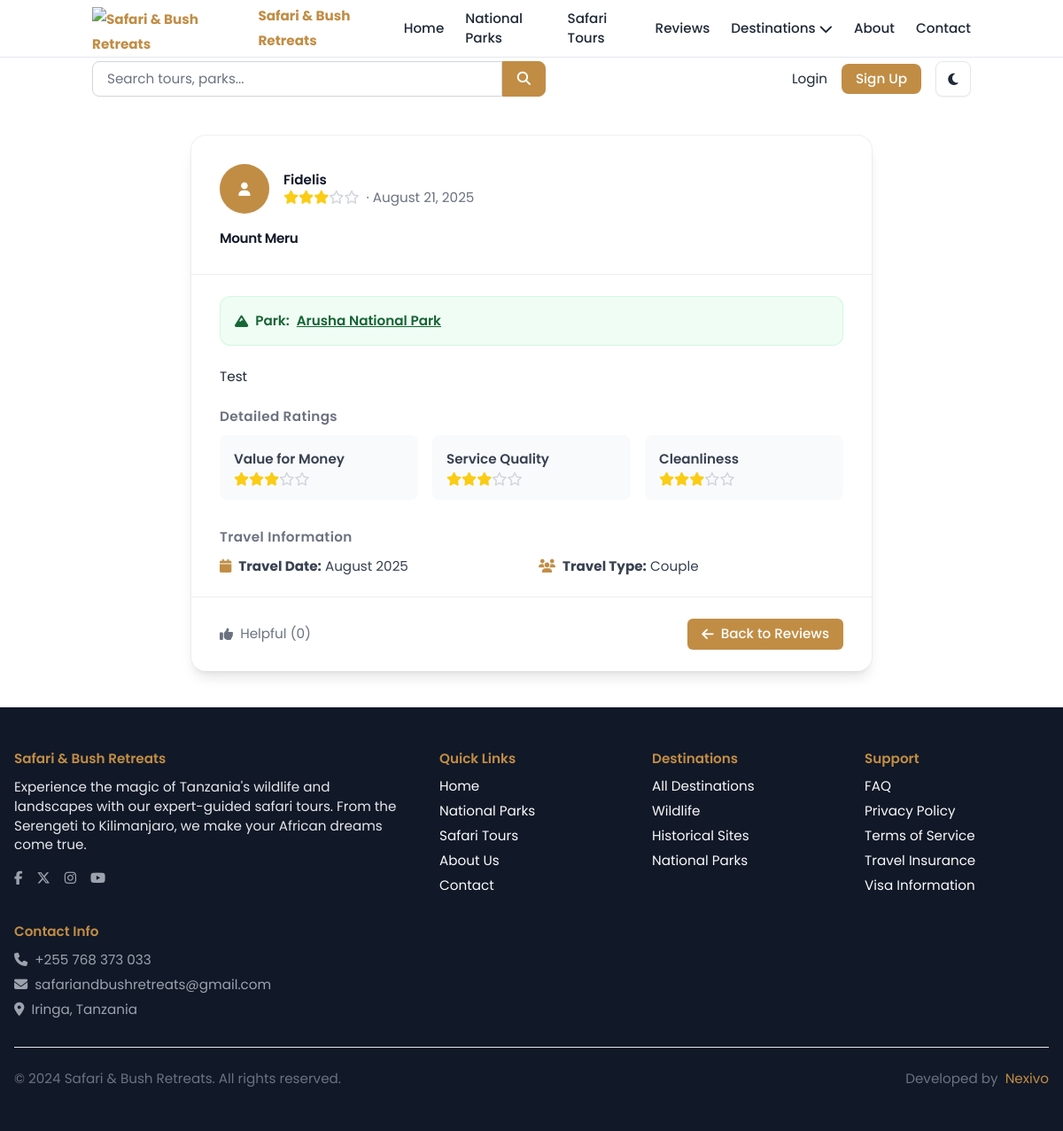
The app's page /reviews/2/, older data.
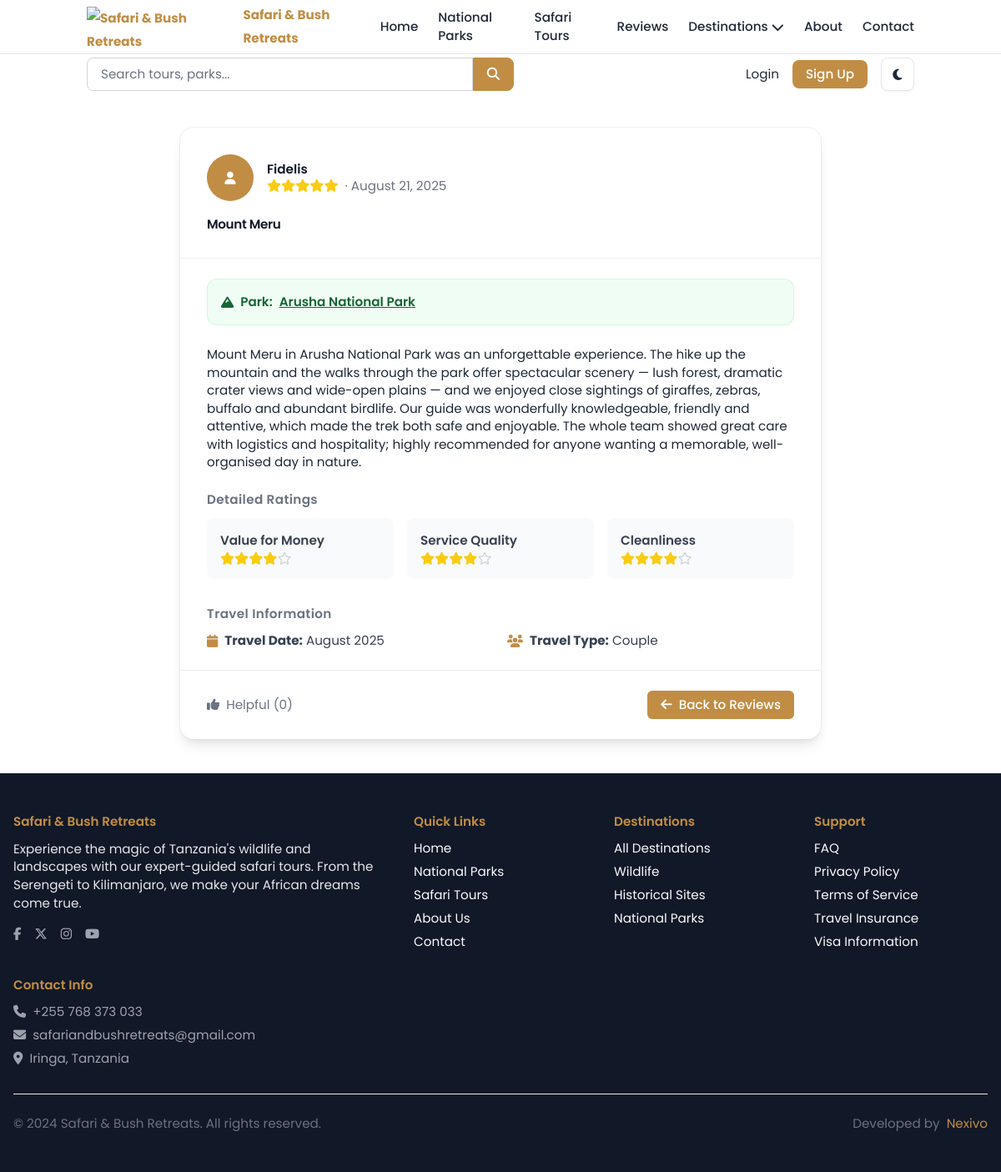
The same page, newer data.
### reviews/models.py (models this page shows, shortened)
class Review(models.Model):
    REVIEW_TYPES = [
        ('tour', 'Tour Package Review'),
        ('park', 'National Park Review'),
        ('guide', 'Tour Guide Review'),
    ]
    user = models.ForeignKey(User, on_delete=models.CASCADE, related_name='reviews')
    review_type = models.CharField(max_length=10, choices=REVIEW_TYPES, default='tour')
    tour_package = models.ForeignKey(TourPackage, on_delete=models.CASCADE, related_name='reviews', blank=True, null=True)
    national_park = models.ForeignKey(NationalPark, on_delete=models.CASCADE, related_name='reviews', blank=True, null=True)
    title = models.CharField(max_length=200)
    content = models.TextField()
    rating = models.IntegerField(validators=[MinValueValidator(1), MaxValueValidator(5)])
    value_for_money = models.IntegerField(validators=[MinValueValidator(1), MaxValueValidator(5)], blank=True, null=True)
    service_quality = models.IntegerField(validators=[MinValueValidator(1), MaxValueValidator(5)], blank=True, null=True)
    cleanliness = models.IntegerField(validators=[MinValueValidator(1), MaxValueValidator(5)], blank=True, null=True)
    travel_date = models.DateField(blank=True, null=True)
    travel_type = models.CharField(
        max_length=20,
        choices=[
            ('solo', 'Solo Travel'),
            ('couple', 'Couple'),
            ('family', 'Family'),
            ('friends', 'Friends'),
            ('business', 'Business'),
        ],
        blank=True
    )
    is_verified = models.BooleanField(default=False)
    verified_purchase = models.BooleanField(default=False)
    is_approved = models.BooleanField(default=True)
    is_featured = models.BooleanField(default=False)
    helpful_votes = models.IntegerField(default=0)
    created_at = models.DateTimeField(auto_now_add=True)
    updated_at = models.DateTimeField(auto_now=True)
    class Meta:
        db_table = 'reviews_review'
        verbose_name = 'Review'
        verbose_name_plural = 'Reviews'
        ordering = ['-created_at']
        unique_together = ['user', 'tour_package', 'national_park']

### accounts/models.py (models this page shows, shortened)
class CustomUser(AbstractUser):
    ROLE_CHOICES = [
        ('tourist', _('Tourist')),
        ('guide', _('Tour Guide')),
        ('admin', _('Administrator')),
        ('content_manager', _('Content Manager')),
    ]
    GENDER_CHOICES = [
        ('M', _('Male')),
        ('F', _('Female')),
        ('O', _('Other')),
        ('N', _('Prefer not to say')),
    ]
    email = models.EmailField(_('email address'), unique=True)
    role = models.CharField(max_length=20, choices=ROLE_CHOICES, default='tourist', db_index=True)
    phone_number = PhoneNumberField(blank=True, null=True, db_index=True)  # stored in E.164
    date_of_birth = models.DateField(blank=True, null=True)
    gender = models.CharField(max_length=1, choices=GENDER_CHOICES, blank=True)
    nationality = CountryField(blank=True, null=True)
    profile_picture = models.ImageField(upload_to='profiles/', blank=True, null=True)
    bio = models.TextField(max_length=500, blank=True)
    preferred_language = models.CharField(max_length=10, default='en')
    dietary_requirements = models.TextField(blank=True)
    accessibility_needs = models.TextField(blank=True)
    travel_experience_level = models.CharField(
        max_length=20,
        choices=[
            ('beginner', _('Beginner')),
            ('intermediate', _('Intermediate')),
            ('advanced', _('Advanced')),
            ('expert', _('Expert')),
        ],
        default='beginner'
    )
    preferred_accommodation_type = models.CharField(
        max_length=20,
        choices=[
            ('budget', _('Budget')),
            ('standard', _('Standard')),
            ('luxury', _('Luxury')),
        ],
        blank=True
    )
    email_verified = models.BooleanField(default=False)
    phone_verified = models.BooleanField(default=False)
    newsletter_subscription = models.BooleanField(default=True)
    marketing_emails = models.BooleanField(default=True)
    created_at = models.DateTimeField(auto_now_add=True)
    updated_at = models.DateTimeField(auto_now=True)
    last_active = models.DateTimeField(blank=True, null=True)
    class Meta:
        db_table = 'accounts_customuser'
        verbose_name = _('User')
        verbose_name_plural = _('Users')
        indexes = [
            Index(fields=['email']),
            Index(fields=['phone_number']),
            Index(fields=['role']),
        ]
    def get_display_name(self):
        return self.first_name or self.username

### parks/models.py (models this page shows, shortened)
class NationalPark(models.Model):
    PARK_TYPES = [
        ('national_park', 'National Park'),
        ('game_reserve', 'Game Reserve'),
        ('conservation_area', 'Conservation Area'),
        ('marine_park', 'Marine Park'),
        ('forest_reserve', 'Forest Reserve'),
    ]
    DIFFICULTY_LEVELS = [
        ('easy', 'Easy'),
        ('moderate', 'Moderate'),
        ('challenging', 'Challenging'),
        ('extreme', 'Extreme'),
    ]
    name = models.CharField(max_length=100, unique=True)
    slug = models.SlugField(max_length=120, unique=True)
    park_type = models.CharField(max_length=20, choices=PARK_TYPES, default='national_park')
    location = models.CharField(max_length=100)
    region = models.CharField(max_length=50)
    area_km2 = models.FloatField(validators=[MinValueValidator(0)])
    latitude = models.DecimalField(max_digits=10, decimal_places=7, blank=True, null=True)
    longitude = models.DecimalField(max_digits=10, decimal_places=7, blank=True, null=True)
    elevation_min = models.IntegerField(blank=True, null=True, help_text="Minimum elevation in meters")
    elevation_max = models.IntegerField(blank=True, null=True, help_text="Maximum elevation in meters")
    established_year = models.IntegerField()
    description = models.TextField()
    short_description = models.TextField(max_length=300)
    main_attractions = models.TextField(help_text="Main attractions and highlights")
    wildlife_species = models.TextField(help_text="Key wildlife species found in the park")
    vegetation_types = models.TextField(blank=True)
    geological_features = models.TextField(blank=True)
    best_time_to_visit = models.TextField()
    recommended_duration = models.CharField(max_length=100, blank=True)
    difficulty_level = models.CharField(max_length=15, choices=DIFFICULTY_LEVELS, default='easy')
    accessibility_info = models.TextField(blank=True)
    accommodation_available = models.BooleanField(default=False)
    camping_allowed = models.BooleanField(default=False)
    guided_tours_available = models.BooleanField(default=True)
    restaurant_facilities = models.BooleanField(default=False)
    main_image = models.ImageField(upload_to='parks/main/', blank=True, null=True)
    meta_title = models.CharField(max_length=60, blank=True)
    meta_description = models.CharField(max_length=160, blank=True)
    is_active = models.BooleanField(default=True)
    featured = models.BooleanField(default=False)
    created_at = models.DateTimeField(auto_now_add=True)
    updated_at = models.DateTimeField(auto_now=True)
    class Meta:
        db_table = 'parks_nationalpark'
        verbose_name = 'National Park'
        verbose_name_plural = 'National Parks'
        ordering = ['name']

### reviews/views.py (the view)
# urls.py: path('<int:pk>/', views.ReviewDetailView.as_view(), name='review_detail'),
class ReviewDetailView(DetailView):
    model = Review
    template_name = 'reviews/review_detail.html'
    context_object_name = 'review'
    def get_queryset(self):
        return Review.objects.filter(is_approved=True).select_related(
            'user', 'tour_package', 'national_park'
        ).prefetch_related('images')

### core/context_processors.py (called while the page is built)
def global_context(request):
    try:
        site_settings = SiteSettings.objects.first()
    except:
        site_settings = None
    return {
        'site_settings': site_settings,
        'SITE_NAME': getattr(settings, 'SITE_NAME', 'Tanzania Safari Adventures'),
        'SUPPORTED_CURRENCIES': getattr(settings, 'SUPPORTED_CURRENCIES', ['USD', 'EUR', 'TZS']),
        'DEFAULT_CURRENCY': getattr(settings, 'DEFAULT_CURRENCY', 'USD'),
    }

### templates/reviews/review_detail.html (shortened to what the changed rows need)
{% extends 'base/base.html' %}
{% load i18n %}
{% block content %}
<div class="container mx-auto px-4 py-10">
  <div class="max-w-3xl mx-auto">
    <article class="bg-white dark:bg-gray-900 rounded-2xl shadow-lg ring-1 ring-gray-200/60 dark:ring-white/10 overflow-hidden">
      <header class="p-6 sm:p-8 border-b border-gray-200/70 dark:border-white/10">
        <div class="flex items-center gap-4">
          <div class="shrink-0 w-14 h-14 rounded-full bg-primary dark:bg-primary-dark text-white grid place-items-center shadow-sm">
          </div>
          <div class="min-w-0 flex-1">
            <h5 class="text-gray-900 dark:text-gray-100 font-semibold truncate">
              {{ review.user.get_display_name }}
            </h5>
            <div class="flex items-center gap-2">
              <div class="flex">
                {% for i in "12345" %}
                  {% if forloop.counter <= review.rating %}
                    <i class="fas fa-star text-yellow-400" aria-hidden="true"></i>
                  {% else %}
                    <i class="far fa-star text-gray-300 dark:text-gray-600" aria-hidden="true"></i>
                  {% endif %}
                {% endfor %}
              </div>
              <span class="text-sm text-gray-500 dark:text-gray-400">· {{ review.created_at|date:"F d, Y" }}</span>
            </div>
          </div>
        </div>
        <h1 class="mt-5 text-2xl sm:text-3xl font-extrabold tracking-tight text-gray-900 dark:text-gray-100">
          {{ review.title }}
        </h1>
      </header>
      {% if review.tour_package or review.national_park %}
      <section class="px-6 sm:px-8 pt-6">
        {% if review.tour_package %}
          <div class="rounded-xl border border-blue-200/60 dark:border-blue-900/40 bg-blue-50 dark:bg-blue-950/40 p-4">
            <p class="text-sm font-semibold text-blue-800 dark:text-blue-200 flex items-center gap-2">
              <i class="fas fa-route" aria-hidden="true"></i> {% trans "Tour:" %}
              <a href="{% url 'tours:tour_detail' review.tour_package.slug %}" class="underline hover:no-underline">
                {{ review.tour_package.title }}
              </a>
            </p>
          </div>
        {% elif review.national_park %}
          <div class="rounded-xl border border-green-200/60 dark:border-green-900/40 bg-green-50 dark:bg-green-950/40 p-4">
            <p class="text-sm font-semibold text-green-800 dark:text-green-200 flex items-center gap-2">
              <i class="fas fa-mountain" aria-hidden="true"></i> {% trans "Park:" %}
              <a href="{% url 'parks:park_detail' review.national_park.slug %}" class="underline hover:no-underline">
                {{ review.national_park.name }}
              </a>
            </p>
          </div>
        {% endif %}
      </section>
      {% endif %}
      <section class="px-6 sm:px-8 py-6">
        <div class="prose dark:prose-invert max-w-none">
          {{ review.content|linebreaks }}
        </div>
      </section>
      {% if review.value_for_money or review.service_quality or review.cleanliness %}
      <section class="px-6 sm:px-8 pb-2">
        <div class="grid grid-cols-1 sm:grid-cols-3 gap-4">
          {% if review.value_for_money %}
          <div class="rounded-lg bg-gray-50 dark:bg-gray-800/60 p-4">
            <div class="flex">
              {% for i in "12345" %}
                {% if forloop.counter <= review.value_for_money %}
                  <i class="fas fa-star text-yellow-400" aria-hidden="true"></i>
                {% else %}
                  <i class="far fa-star text-gray-300 dark:text-gray-600" aria-hidden="true"></i>
                {% endif %}
              {% endfor %}
            </div>
          </div>
          {% endif %}
          {% if review.service_quality %}
          <div class="rounded-lg bg-gray-50 dark:bg-gray-800/60 p-4">
            <div class="flex">
              {% for i in "12345" %}
                {% if forloop.counter <= review.service_quality %}
                  <i class="fas fa-star text-yellow-400" aria-hidden="true"></i>
                {% else %}
                  <i class="far fa-star text-gray-300 dark:text-gray-600" aria-hidden="true"></i>
                {% endif %}
              {% endfor %}
            </div>
          </div>
          {% endif %}
          {% if review.cleanliness %}
          <div class="rounded-lg bg-gray-50 dark:bg-gray-800/60 p-4">
            <div class="flex">
              {% for i in "12345" %}
                {% if forloop.counter <= review.cleanliness %}
                  <i class="fas fa-star text-yellow-400" aria-hidden="true"></i>
                {% else %}
                  <i class="far fa-star text-gray-300 dark:text-gray-600" aria-hidden="true"></i>
                {% endif %}
              {% endfor %}
            </div>
          </div>
          {% endif %}
        </div>
      </section>
      {% endif %}
      {% if review.travel_date or review.travel_type %}
      <section class="px-6 sm:px-8 py-6">
        <div class="grid grid-cols-1 sm:grid-cols-2 gap-4">
          {% if review.travel_date %}
          <p class="flex items-center gap-2 text-gray-700 dark:text-gray-200">
            <i class="fas fa-calendar text-primary" aria-hidden="true"></i>
            <span><strong>{% trans "Travel Date:" %}</strong> {{ review.travel_date|date:"F Y" }}</span>
          </p>
          {% endif %}
          {% if review.travel_type %}
          <p class="flex items-center gap-2 text-gray-700 dark:text-gray-200">
            <i class="fas fa-users text-primary" aria-hidden="true"></i>
            <span><strong>{% trans "Travel Type:" %}</strong> {{ review.get_travel_type_display }}</span>
          </p>
          {% endif %}
        </div>
      </section>
      {% endif %}
      <footer class="px-6 sm:px-8 py-6 border-t border-gray-200/70 dark:border-white/10 flex items-center justify-between">
        <div>
          {% if user.is_authenticated %}
            <button class="inline-flex items-center gap-2 px-4 py-2 rounded-md border border-gray-300 dark:border-gray-700
                           bg-white dark:bg-gray-800 text-gray-800 dark:text-gray-200 hover:bg-gray-50 dark:hover:bg-gray-700
                           transition" onclick="markHelpful({{ review.id }})">
              <i class="fas fa-thumbs-up" aria-hidden="true"></i>
              {% trans "Helpful" %} ({{ review.helpful_votes }})
            </button>
          {% else %}
            <span class="inline-flex items-center gap-2 text-gray-500 dark:text-gray-400">
              <i class="fas fa-thumbs-up" aria-hidden="true"></i>
              {% trans "Helpful" %} ({{ review.helpful_votes }})
            </span>
          {% endif %}
        </div>
      </footer>
    </article>
  </div>
</div>
{% endblock %}

Row changes from the older to the newer data that the page shows:
changed Review "Mount Meru": rating 3 → 5 (drawn); content "Test" → "Mount Meru in Arusha National Park was an unforgettable experience. The hike up the mountain and the walks through the park offer spectacular scenery — lush forest, dramatic crater views and wide-open plains — and we enjoyed close sightings of giraffes, zebras, buffalo and abundant birdlife. Our guide was wonderfully knowledgeable, friendly and attentive, which made the trek both safe and enjoyable. The whole team showed great care with logistics and hospitality; highly recommended for anyone wanting a memorable, well-organised day in nature."; value_for_money 3 → 4 (drawn)
